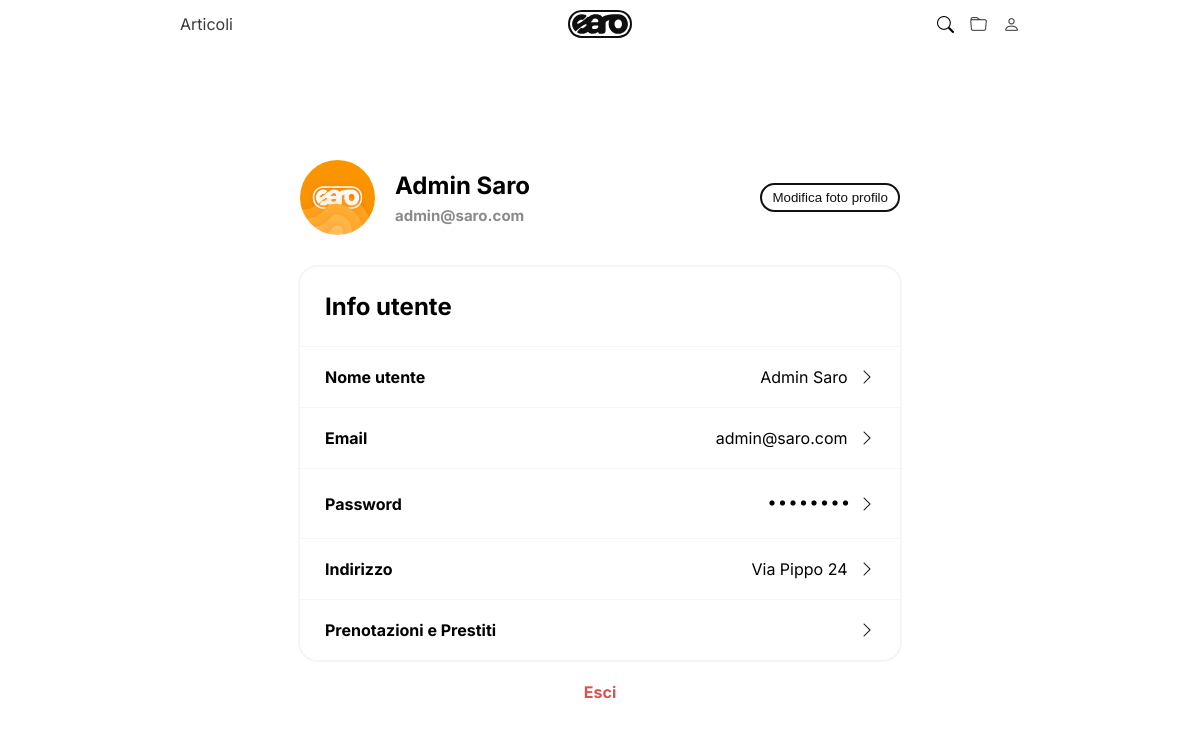
Screenshot of /php/user.php (signed in) with the database file from the repository.
### tables this page shows
CREATE TABLE `utenti` (
  `id_utente` int(20) NOT NULL,
  `nome` varchar(30) NOT NULL,
  `cognome` varchar(30) NOT NULL,
  `indirizzo` varchar(30) NOT NULL,
  `fk_città` int(10) NOT NULL,
  `email` varchar(30) NOT NULL,
  `passmd5` varchar(500) NOT NULL,
  `tipologia_utente` set('cliente','operatore','admin') NOT NULL,
  `img` varchar(150) NOT NULL
);

### php/user.php (the view, shortened to what this page needs)
<html>
<head>
    <link rel="stylesheet" type="text/css" href="../css/general.css">
    <link rel="stylesheet" type="text/css" href="../css/user.css">
</head>
<body>
    <nav class="navbar">
        <div class="container">
            <div class="navbar-links-left">
                <a href="./articoli.php">Articoli</a>
            </div>
            <div class="navbar-logo">
                <a href="../index.php"><img src="../img/logo/logo-black.svg" /></a>
            </div>
            <div class="navbar-icons">
                <form id="searchForm" action="./search.php" method="GET">
                    <div class="search-container">
                        <i id="searchIcon" class="bi bi-search"></i>
                    </div>
                </form>
                <?php
                if(isset($_SESSION['user_id'])) {
                    echo '<a href="./prestitiprenotazioni.php"><i class="bi bi-folder"></i></a>
                          <a href="./user.php"><i class="bi bi-person"></i></a>';
                } else {
                    echo '<button class="button-21" role="button" onclick="window.location.href=\'../html/login.html\'">Accedi</button>';
                }
                ?>
            </div>
        </div>
    </nav>
    <?php
        if(isset($_SESSION['user_id'])) {
            require_once './db.php';
            $user_id = $_SESSION['user_id'];
            $sql = "SELECT * FROM utenti WHERE id_utente = $user_id";
            $result = $conn->query($sql);
            if ($result->num_rows > 0) {
                $user = $result->fetch_assoc();
                $img = !empty($user['img']) ? '../img/users/'.$user['img'] : '../img/default/user.jpeg';
                $nome = $user['nome'];
                $cognome = $user['cognome'];
                $email = $user['email'];
                $indirizzo = $user['indirizzo'];
                echo '<section id="account">
                        <div class="user-profile">
                            <div class="user-profile-infos">
                                <div class="profile-img">
                                    <img src="'.$img.'" />
                                </div>
                                <div class="profile-info">
                                    <h1>'.ucfirst($nome).' '.ucfirst($cognome).'</h1>
                                    <p><strong>'.$email.'</strong></p>
                                </div>
                            </div>
                            <div class="profile-edit">
                                <button class="button-outline" role="button" onclick="openPopup()">Modifica foto profilo</button>
                            </div>
                        </div>
                        <div class="account-box">
                            <div class="account-box-title">
                                <h1>Info utente</h1>
                            </div>
                            <div class="line"></div>
                            <div class="account-box-line">
                                <div class="account-box-line-data">
                                    <p><strong>Nome utente</strong></p>
                                    <p id="pnome" style="display: block;">'.ucfirst($nome).' '.ucfirst($cognome).'</p>
                                </div>
                                <div class="account-box-line-arrow">
                                    <a href="javascript:void(0);" onclick="openFormNome()"><i class="bi bi-chevron-right"></i></a>
                                </div>
                            </div>
                                        <input type="text" id="nome" name="nome" placeholder="'.ucfirst($nome).'">
                                        <input type="text" id="cognome" name="cognome" placeholder="'.ucfirst($cognome).'">
                            <div class="line"></div>
                            <div class="account-box-line">
                                <div class="account-box-line-data">
                                    <p><strong>Email</strong></p>
                                    <p id="pemail" style="display: block;">'.$email.'</p>
                                </div>
                                <div class="account-box-line-arrow">
                                    <a href="javascript:void(0);" onclick="openFormEmail()"><i class="bi bi-chevron-right"></i></a>
                                </div>
                            </div>
                                        <input type="email" id="email" name="email" placeholder="'.$email.'">
                            <div class="line"></div>
                            <div class="account-box-line">
                                <div class="account-box-line-data">
                                    <p><strong>Password</strong></p>
                                    <p id="ppassword" style="display: block;">
                                        <i class="bi bi-dot"></i>
                                        <i class="bi bi-dot"></i>
                                        <i class="bi bi-dot"></i>
                                        <i class="bi bi-dot"></i>
                                        <i class="bi bi-dot"></i>
                                        <i class="bi bi-dot"></i>
                                        <i class="bi bi-dot"></i>
                                        <i class="bi bi-dot"></i>
                                    </p>
                                </div>
                                <div class="account-box-line-arrow">
                                    <a href="javascript:void(0);" onclick="openFormPassword()"><i class="bi bi-chevron-right"></i></a>
                                </div>
                            </div>
                            <div class="line"></div>
                            <div class="account-box-line">
                                <div class="account-box-line-data">
                                    <p><strong>Indirizzo</strong></p>
                                    <p id="pindirizzo" style="display: block;">'.$indirizzo.'</p>
                                </div>
                                <div class="account-box-line-arrow">
                                    <a href="javascript:void(0);" onclick="openFormIndirizzo()"><i class="bi bi-chevron-right"></i></a>
                                </div>
                            </div>
                                        <input type="text" id="indirizzo" name="indirizzo" placeholder="'.$indirizzo.'">
                            <div class="line"></div>
                            <div class="account-box-line">
                                <div class="account-box-line-data">
                                    <p><strong>Prenotazioni e Prestiti</strong></p>
                                </div>
                                <div class="account-box-line-arrow">
                                    <a href="./prestitiprenotazioni.php"><i class="bi bi-chevron-right"></i></a>
                                </div>
                            </div>
                        </div>
                        <a href="./logout.php" class="exit" role="button"><strong>Esci</strong></a>
                    </section>';
            } else {
                echo "Nessun utente trovato con l'ID: $user_id";
            }
        }
    ?>
</body>
</html>

### css/general.css (style rules this page uses)
html, body { margin: 0px; font-family: "Inter"; }
.navbar { background: rgb(255, 255, 255); background: linear-gradient(180deg, rgba(255, 255, 255, 1) -15%, rgba(255, 255, 255, 0) 130%); backdrop-filter: blur(20px); padding: 0 15vw; position: sticky; overflow: hidden; top: 0; z-index: 9999; height: 48px; align-items: center; display: flex; justify-content: center; }
.container { display: flex; justify-content: space-between; align-items: center; max-width: 1024px; }
.navbar-links-left { width: 30vw; display: flex; gap: 32px; }
.navbar a { color: #3a3a3a; text-decoration: none; }
.navbar-logo { flex-grow: 1; text-align: center; width: 10vw; }
.navbar-logo img { height: 28px; width: auto; }
.navbar-icons { display: flex; justify-content: flex-end; width: 30vw; height: 20px; gap: 16px; align-items: center; }
.navbar-icons i { align-items: center; font-size: 17px; }
.search-container { position: relative; }
#searchform { right: 0; top: 0; bottom: 0; left: 0; height: 0%; }
.button-outline { background-color: transparent; border: 2px solid #111111; color: #111111; padding: 5px 10px; border-radius: 50px; }

### css/user.css (style rules this page uses)
#account { display: flex; justify-content: center; align-items: center; flex-direction: column; height: 92%; }
.user-profile { display: flex; justify-content: space-between; align-items: start; flex-direction: row; width: 50%; margin: 30px; }
.user-profile-infos { display: flex; justify-content: start; align-items: center; flex-direction: row; }
.profile-img { width: 75px; position: relative; }
.profile-img img { width: 75px; height: 75px; border-radius: 50%; object-fit: cover; }
.profile-info { display: flex; flex-direction: column; justify-content: center; align-items: start; margin-left: 20px; height: 100%; }
.profile-info h1 { font-size: 24px; margin: 0; margin-bottom: 6px; }
.profile-info p { font-size: 15px; margin: 0; color: #8a8a8a; }
.profile-edit { display: flex; justify-content: center; align-items: center; height: 100%; }
.account-box { border-radius: 20px; border: 2px solid #f5f5f5; display: flex; flex-direction: column; align-items: start; width: 50%; height: auto; }
.account-box a { text-decoration: none; color: #111111; }
.account-box-title { display: flex; justify-content: start; align-items: center; flex-direction: row; width: calc(100% - 50px); margin: 25px 25px; }
.account-box-line { display: flex; align-items: center; flex-direction: row; width: calc(100% - 50px); margin: 20px 25px; }
.account-box-line-data { display: flex; align-items: center; flex-direction: row; justify-content: space-between; width: 95%; }
.account-box-line-arrow { width: 5%; display: flex; justify-content: end; align-items: center; }
.account-box-title h1 { font-size: 24px; margin: 0; }
.account-box-line p { margin: 0; }
#ppassword { margin-right: 10px; }
#ppassword i { font-size: 28px; margin-right: -22px; }
.line { height: 1px; background-color: #f5f5f5; width: 100%; }
.exit { margin-top: 20px; color: #d9534f; text-decoration: none; }

### rows the page displays
utenti: img (picture), nome "Admin", cognome "Saro", email "admin@saro.com", indirizzo "Via Pippo 24"
